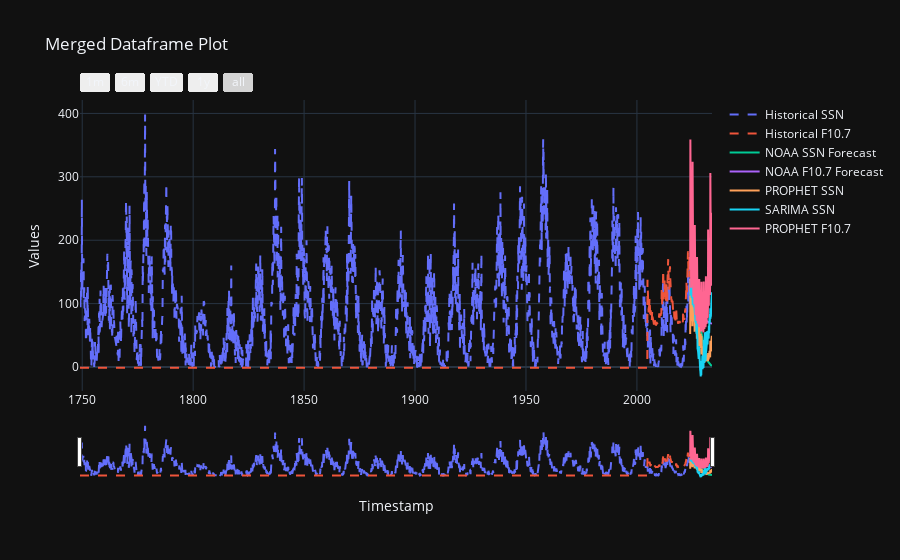

The cell this chart's notebook holds for it:
### Code cell
import plotly.graph_objects as go

#increasing by 25% the prophet_ssn to get closer to prediction historical starting point
merged_df['prophet_ssn'] = merged_df['prophet_ssn'] * 1.25


# Plotting the historical data
fig = go.Figure()

fig.add_trace(go.Scatter(x=historical_data['time_tag'], y=historical_data['ssn'], mode='lines', name='Historical SSN', line=dict(dash='dash')))
fig.add_trace(go.Scatter(x=historical_data['time_tag'], y=historical_data['f10.7'], mode='lines', name='Historical F10.7', line=dict(dash='dash')))

# Plotting the smoothed forecasted data
fig.add_trace(go.Scatter(x=merged_df['ds'], y=merged_df['noaa_ssn'], mode='lines', name='NOAA SSN Forecast'))
fig.add_trace(go.Scatter(x=merged_df['ds'], y=merged_df['noaa_f10_7'], mode='lines', name='NOAA F10.7 Forecast'))
fig.add_trace(go.Scatter(x=merged_df['ds'], y=merged_df['prophet_ssn'], mode='lines', name='PROPHET SSN'))
fig.add_trace(go.Scatter(x=merged_df['ds'], y=merged_df['sarima_ssn'], mode='lines', name='SARIMA SSN'))
fig.add_trace(go.Scatter(x=merged_df['ds'], y=merged_df['prophet_f10_7'], mode='lines', name='PROPHET F10.7'))

# Adding layout 
fig.update_layout(
    xaxis=dict(title='Timestamp', rangeselector=dict(buttons=list([dict(count=1, label='1m', step='month', stepmode='backward'),
                                                                   dict(count=6, label='6m', step='month', stepmode='backward'),
                                                                   dict(count=1, label='YTD', step='year', stepmode='todate'),
                                                                   dict(count=1, label='1y', step='year', stepmode='backward'),
                                                                   dict(step='all')])),
                 rangeslider=dict(visible=True)),
    yaxis=dict(title='Values'),
    title='Merged Dataframe Plot',
    showlegend=True,
    template='plotly_dark'
)

# Show the plot
fig.show()
